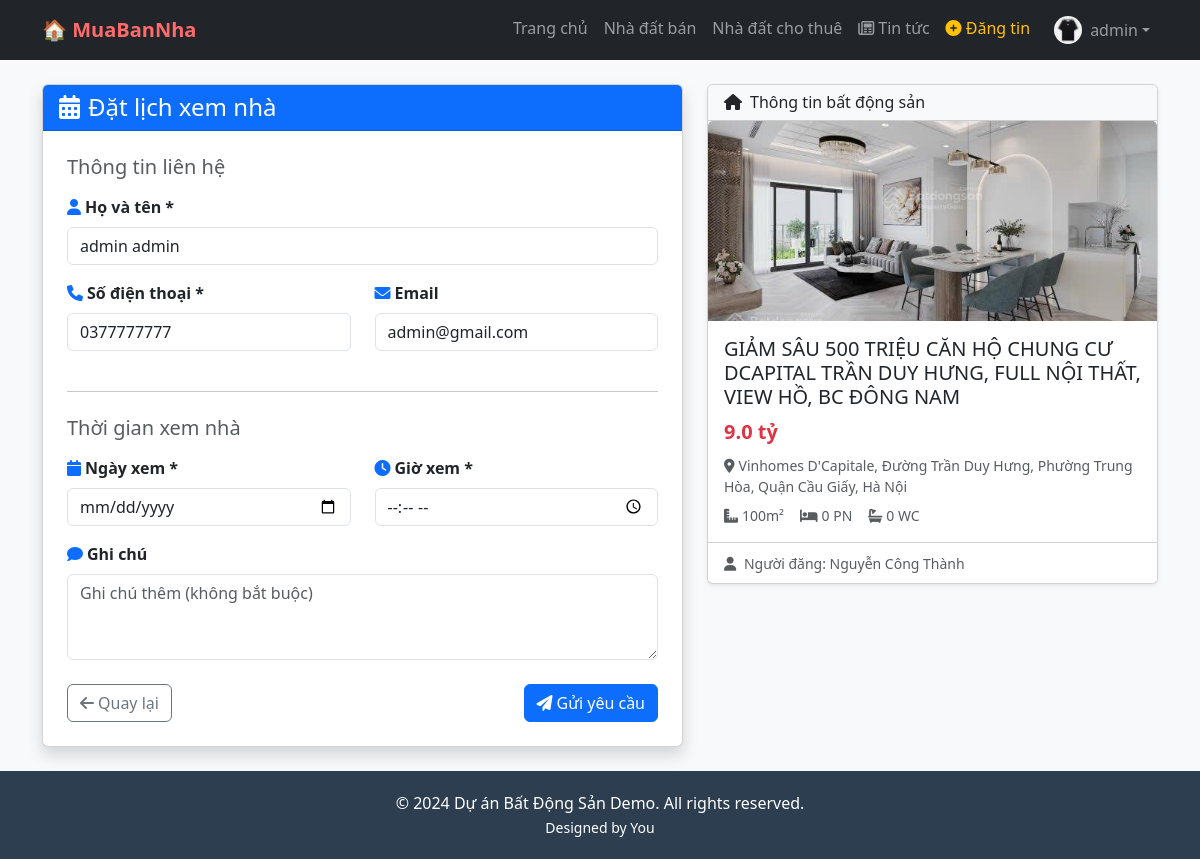
The page /listing/3/book/ (signed in) on the database its author committed.
### accounts/models.py (models this page shows, shortened)
class UserProfile(models.Model):
    ROLE_CHOICES = (
        ('customer', 'Khách hàng'),
        ('agent', 'Người đăng tin'),
        ('admin', 'Quản trị viên'),
    )
    user = models.OneToOneField(User, on_delete=models.CASCADE, related_name='profile')
    role = models.CharField(max_length=20, choices=ROLE_CHOICES, default='customer', verbose_name="Vai trò")
    phone = models.CharField(max_length=15, blank=True, verbose_name="Số điện thoại")
    avatar = models.ImageField(upload_to='avatars/', blank=True, null=True, verbose_name="Ảnh đại diện")
    address = models.CharField(max_length=255, blank=True, verbose_name="Địa chỉ")
    created_at = models.DateTimeField(auto_now_add=True, verbose_name="Ngày tạo")
    class Meta:
        verbose_name = "Hồ sơ người dùng"
        verbose_name_plural = "Hồ sơ người dùng"
    def is_agent(self):
        return self.role in ['agent', 'admin']

### listings/models.py (models this page shows, shortened)
class Listing(models.Model):
    TYPE_CHOICES = (
        ('sale', 'Nhà đất bán'),
        ('rent', 'Nhà đất cho thuê'),
    )
    STATUS_CHOICES = (
        ('pending', 'Chờ duyệt'),
        ('approved', 'Đã duyệt'),
        ('rejected', 'Từ chối'),
    )
    title = models.CharField(max_length=200, verbose_name="Tiêu đề")
    listing_type = models.CharField(max_length=10, choices=TYPE_CHOICES, default='sale', verbose_name="Hình thức")
    category = models.ForeignKey(Category, on_delete=models.CASCADE, verbose_name="Loại nhà")
    price = models.BigIntegerField(verbose_name="Giá (VNĐ)")
    address = models.CharField(max_length=300, verbose_name="Địa chỉ")
    area = models.IntegerField(verbose_name="Diện tích (m2)")
    bedrooms = models.IntegerField(default=0, verbose_name="Số phòng ngủ")
    bathrooms = models.IntegerField(default=0, verbose_name="Số phòng tắm")
    description = models.TextField(blank=True, verbose_name="Mô tả chi tiết")
    photo = models.ImageField(upload_to='photos/%Y/%m/%d/', verbose_name="Ảnh chính")
    owner = models.ForeignKey(User, on_delete=models.CASCADE, related_name='listings',
                              verbose_name="Người đăng", null=True, blank=True)
    status = models.CharField(max_length=10, choices=STATUS_CHOICES, default='approved', verbose_name="Trạng thái")
    created_at = models.DateTimeField(default=now, verbose_name="Ngày đăng")
    updated_at = models.DateTimeField(auto_now=True, verbose_name="Cập nhật lần cuối")
    class Meta:
        verbose_name = "Tin đăng"
        verbose_name_plural = "Tin đăng"
        ordering = ['-created_at']
    def get_price_display(self):
        if self.price >= 1000000000:
            return f"{self.price / 1000000000:.1f} tỷ"
        elif self.price >= 1000000:
            return f"{self.price / 1000000:.0f} triệu"
        else:
            return f"{self.price:,} VNĐ"

### listings/views.py (the view)
# urls.py: path('listing/<int:listing_id>/book/', views.appointment_create, name='appointment_create'),
@login_required
def appointment_create(request, listing_id):
    listing = get_object_or_404(Listing, pk=listing_id, status='approved')
    if listing.owner == request.user:
        messages.error(request, 'Bạn không thể đặt lịch xem nhà cho tin của chính mình.')
        return redirect('listing_detail', listing_id=listing_id)
    if request.method == 'POST':
        form = AppointmentForm(request.POST)
        if form.is_valid():
            appointment = form.save(commit=False)
            appointment.listing = listing
            appointment.customer = request.user
            appointment.status = 'pending'
            appointment.save()
            messages.success(request, 'Yêu cầu đặt lịch xem nhà đã được gửi! Vui lòng chờ xác nhận.')
            return redirect('my_appointments')
        else:
            messages.error(request, 'Vui lòng kiểm tra lại thông tin.')
    else:
        initial_data = {}
        if hasattr(request.user, 'profile'):
            initial_data['customer_name'] = request.user.get_full_name() or request.user.username
            initial_data['customer_phone'] = request.user.profile.phone
            initial_data['customer_email'] = request.user.email
        form = AppointmentForm(initial=initial_data)
    context = {
        'form': form,
        'listing': listing,
    }
    return render(request, 'listings/appointment_form.html', context)

### listings/templates/listings/appointment_form.html (shortened to what this page needs)
{% extends 'base.html' %}
{% block content %}
<div class="container py-4">
    <div class="row">
        <div class="col-lg-7">
            <div class="card shadow">
                <div class="card-header bg-primary text-white">
                    <h4 class="mb-0">
                        <i class="fas fa-calendar-alt me-2"></i>Đặt lịch xem nhà
                    </h4>
                </div>
                <div class="card-body p-4">
                    <form method="POST">
                        <h5 class="mb-3 text-muted">Thông tin liên hệ</h5>
                        <div class="mb-3">
                            <label class="form-label fw-bold">
                                <i class="fas fa-user me-1 text-primary"></i>Họ và tên *
                            </label>
                            {{ form.customer_name }}
                        </div>
                        <div class="row">
                            <div class="col-md-6 mb-3">
                                <label class="form-label fw-bold">
                                    <i class="fas fa-phone me-1 text-primary"></i>Số điện thoại *
                                </label>
                                {{ form.customer_phone }}
                            </div>
                            <div class="col-md-6 mb-3">
                                <label class="form-label fw-bold">
                                    <i class="fas fa-envelope me-1 text-primary"></i>Email
                                </label>
                                {{ form.customer_email }}
                            </div>
                        </div>
                        <hr class="my-4">
                        <h5 class="mb-3 text-muted">Thời gian xem nhà</h5>
                        <div class="row">
                            <div class="col-md-6 mb-3">
                                <label class="form-label fw-bold">
                                    <i class="fas fa-calendar me-1 text-primary"></i>Ngày xem *
                                </label>
                                {{ form.appointment_date }}
                            </div>
                            <div class="col-md-6 mb-3">
                                <label class="form-label fw-bold">
                                    <i class="fas fa-clock me-1 text-primary"></i>Giờ xem *
                                </label>
                                {{ form.appointment_time }}
                            </div>
                        </div>
                        <div class="mb-4">
                            <label class="form-label fw-bold">
                                <i class="fas fa-comment me-1 text-primary"></i>Ghi chú
                            </label>
                            {{ form.note }}
                        </div>
                        <div class="d-flex justify-content-between">
                            <a href="{% url 'listing_detail' listing.id %}" class="btn btn-outline-secondary">
                                <i class="fas fa-arrow-left me-1"></i>Quay lại
                            </a>
                            <button type="submit" class="btn btn-primary">
                                <i class="fas fa-paper-plane me-1"></i>Gửi yêu cầu
                            </button>
                        </div>
                    </form>
                </div>
            </div>
        </div>
        <div class="col-lg-5">
            <div class="card shadow-sm sticky-top content-sticky" style="top: 80px;">
                <div class="card-header bg-light">
                    <h6 class="mb-0"><i class="fas fa-home me-2"></i>Thông tin bất động sản</h6>
                </div>
                {% if listing.photo %}
                <img src="{{ listing.photo.url }}" class="card-img-top" style="height: 200px; object-fit: cover;">
                {% endif %}
                <div class="card-body">
                    <h5 class="card-title">{{ listing.title }}</h5>
                    <p class="text-danger fw-bold fs-5 mb-2">{{ listing.get_price_display }}</p>
                    <p class="text-muted small mb-2">
                        <i class="fas fa-map-marker-alt me-1"></i>{{ listing.address }}
                    </p>
                    <div class="d-flex gap-3 text-muted small">
                        <span><i class="fas fa-ruler-combined me-1"></i>{{ listing.area }}m²</span>
                        <span><i class="fas fa-bed me-1"></i>{{ listing.bedrooms }} PN</span>
                        <span><i class="fas fa-bath me-1"></i>{{ listing.bathrooms }} WC</span>
                    </div>
                </div>
                <div class="card-footer bg-white">
                    <small class="text-muted">
                        <i class="fas fa-user me-1"></i>
                        Người đăng: {{ listing.owner.get_full_name|default:listing.owner.username }}
                    </small>
                </div>
            </div>
        </div>
    </div>
</div>
{% endblock %}

### templates/base.html (shortened to what this page needs)
{% load static %}
<!DOCTYPE html>
<html lang="vi">
<head>
    <link href="https://cdn.jsdelivr.net/npm/bootstrap@5.3.0/dist/css/bootstrap.min.css" rel="stylesheet">
    <link rel="stylesheet" href="https://cdnjs.cloudflare.com/ajax/libs/font-awesome/6.0.0/css/all.min.css">
</head>
<body>
    <nav class="navbar navbar-expand-lg navbar-dark bg-dark sticky-top">
        <div class="container">
            <a class="navbar-brand" href="/">🏠 MuaBanNha</a>
            <div class="collapse navbar-collapse" id="navbarNav">
                <ul class="navbar-nav ms-auto">
                    <li class="nav-item">
                        <a class="nav-link" href="{% url 'home' %}">Trang chủ</a>
                    </li>
                    <li class="nav-item">
                        <a class="nav-link" href="{% url 'listing_search' %}?listing_type=sale">Nhà đất bán</a>
                    </li>
                    <li class="nav-item">
                        <a class="nav-link" href="{% url 'listing_search' %}?listing_type=rent">Nhà đất cho thuê</a>
                    </li>
                    <li class="nav-item">
                        <a class="nav-link" href="{% url 'news_list' %}">
                            <i class="far fa-newspaper me-1"></i>Tin tức
                        </a>
                    </li>
                    {% if user.is_authenticated %}
                        {% if user.profile.is_agent %}
                        <li class="nav-item">
                            <a class="nav-link text-warning" href="{% url 'listing_create' %}">
                                <i class="fas fa-plus-circle"></i> Đăng tin
                            </a>
                        </li>
                        {% endif %}
                        <li class="nav-item dropdown ms-2">
                            <a class="nav-link dropdown-toggle d-flex align-items-center" href="#"
                               id="userDropdown" role="button" data-bs-toggle="dropdown">
                                {% if user.profile.avatar %}
                                    <img src="{{ user.profile.avatar.url }}"
                                         class="rounded-circle me-2"
                                         style="width: 28px; height: 28px; object-fit: cover;">
                                {% else %}
                                    <i class="fas fa-user-circle me-1"></i>
                                {% endif %}
                                {{ user.username }}
                            </a>
                        </li>
                    {% endif %}
                </ul>
            </div>
        </div>
    </nav>
    <main>
        {% block content %}
        {% endblock %}
    </main>
    <footer class="footer text-center">
        <div class="container">
            <p class="mb-0">© 2024 Dự án Bất Động Sản Demo. All rights reserved.</p>
            <small>Designed by You</small>
        </div>
    </footer>
</body>
</html>

### templates/base.html (style rules this page uses)
html, body { height: 100%; }
body { background-color: #f8f9fa; display: flex; flex-direction: column; min-height: 100vh; }
.navbar-brand { font-weight: bold; color: #ff6b6b !important; }
main { flex: 1 0 auto; }
.footer { background: #2c3e50; color: white; padding: 20px 0; flex-shrink: 0; margin-top: auto; }
.navbar.sticky-top { z-index: 1030; }
.content-sticky { z-index: 1020 !important; }

### rows shown on the page
Listing: photo (picture), title "GIẢM SÂU 500 TRIỆU CĂN HỘ CHUNG CƯ DCAPITAL TRẦN DUY HƯNG, FULL NỘI THẤT, VIEW HỒ, BC ĐÔNG NAM", price "9.0 tỷ", address "Vinhomes D'Capitale, Đường Trần Duy Hưng, Phường Trung Hòa, Quận Cầu Giấy, Hà Nội", area "100", bedrooms "0", bathrooms "0", owner.get_full_name "Nguyễn Công Thành"

### other values the page prints
{{ user.username }} "admin"
